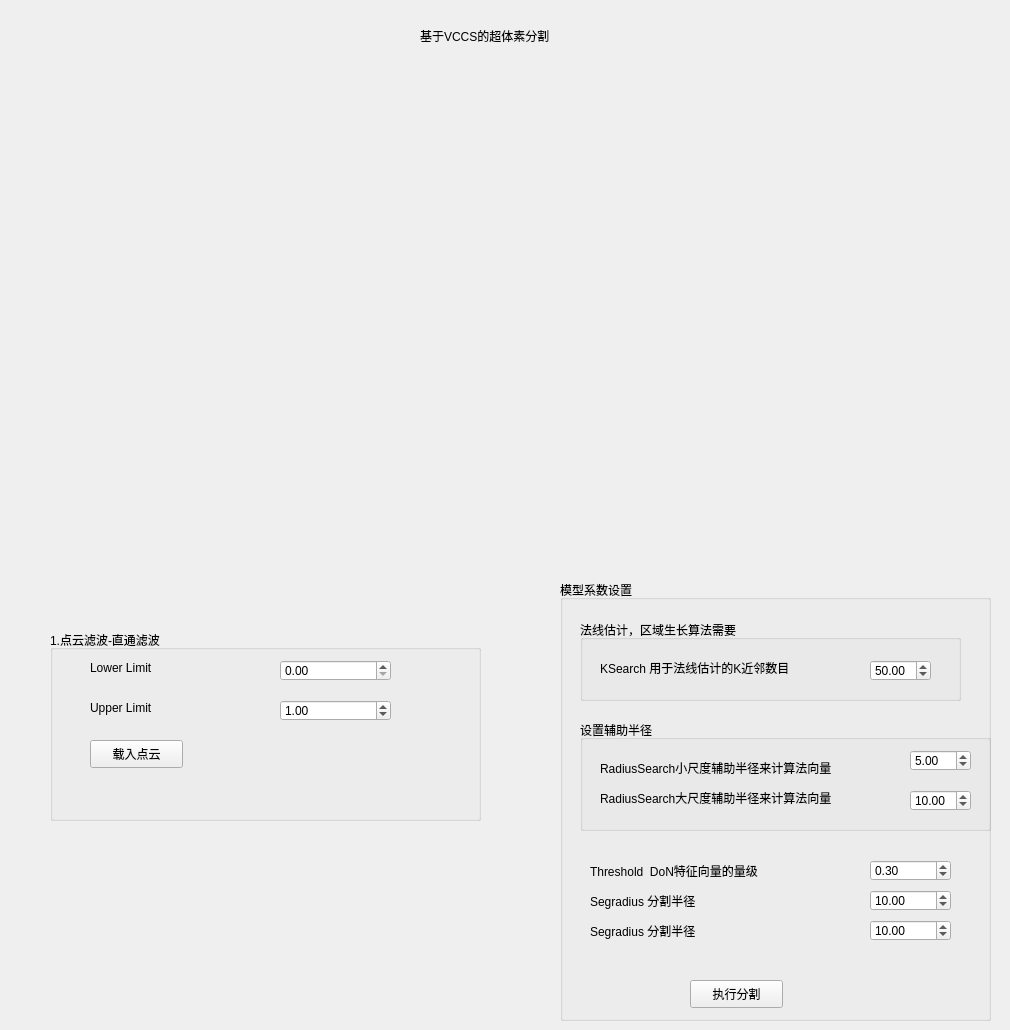
    <widget class="QWidget" name="tab_4">
     <attribute name="title">
      <string>超体素分割</string>
     </attribute>
     <widget class="QVTKWidget" name="qvtkWidget_6" native="true">
      <property name="geometry">
       <rect>
        <x>50</x>
        <y>70</y>
        <width>951</width>
        <height>471</height>
       </rect>
      </property>
      <property name="autoFillBackground">
       <bool>true</bool>
      </property>
     </widget>
     <widget class="QGroupBox" name="groupBox_16">
      <property name="geometry">
       <rect>
        <x>50</x>
        <y>630</y>
        <width>431</width>
        <height>191</height>
       </rect>
      </property>
      <property name="title">
       <string>1.点云滤波-直通滤波</string>
      </property>
      <widget class="QDoubleSpinBox" name="GCRLBox_3">
       <property name="geometry">
        <rect>
         <x>230</x>
         <y>70</y>
         <width>111</width>
         <height>21</height>
        </rect>
       </property>
       <property name="maximum">
        <double>9999.989999999999782</double>
       </property>
       <property name="singleStep">
        <double>0.100000000000000</double>
       </property>
       <property name="value">
        <double>1.000000000000000</double>
       </property>
      </widget>
      <widget class="QDoubleSpinBox" name="GCLLBox_3">
       <property name="geometry">
        <rect>
         <x>230</x>
         <y>30</y>
         <width>111</width>
         <height>21</height>
        </rect>
       </property>
       <property name="maximum">
        <double>999999.989999999990687</double>
       </property>
       <property name="singleStep">
        <double>0.100000000000000</double>
       </property>
       <property name="value">
        <double>0.000000000000000</double>
       </property>
      </widget>
      <widget class="QLabel" name="label_36">
       <property name="geometry">
        <rect>
         <x>40</x>
         <y>70</y>
         <width>131</width>
         <height>16</height>
        </rect>
       </property>
       <property name="text">
        <string>Upper Limit</string>
       </property>
      </widget>
      <widget class="QLabel" name="label_42">
       <property name="geometry">
        <rect>
         <x>40</x>
         <y>30</y>
         <width>121</width>
         <height>16</height>
        </rect>
       </property>
       <property name="text">
        <string>Lower Limit</string>
       </property>
      </widget>
      <widget class="QPushButton" name="VCCSLoadBUT">
       <property name="geometry">
        <rect>
         <x>40</x>
         <y>110</y>
         <width>93</width>
         <height>28</height>
        </rect>
       </property>
       <property name="text">
        <string>载入点云</string>
       </property>
      </widget>
     </widget>
     <widget class="QLabel" name="label_44">
      <property name="geometry">
       <rect>
        <x>420</x>
        <y>20</y>
        <width>311</width>
        <height>31</height>
       </rect>
      </property>
      <property name="text">
       <string>基于VCCS的超体素分割</string>
      </property>
     </widget>
     <widget class="QGroupBox" name="groupBox_17">
      <property name="geometry">
       <rect>
        <x>560</x>
        <y>580</y>
        <width>431</width>
        <height>441</height>
       </rect>
      </property>
      <property name="title">
       <string>模型系数设置</string>
      </property>
      <widget class="QPushButton" name="VCCSDoBUT">
       <property name="geometry">
        <rect>
         <x>130</x>
         <y>400</y>
         <width>93</width>
         <height>28</height>
        </rect>
       </property>
       <property name="text">
        <string>执行分割</string>
       </property>
      </widget>
      <widget class="QDoubleSpinBox" name="SegradiusBox_2">
       <property name="geometry">
        <rect>
         <x>310</x>
         <y>310</y>
         <width>81</width>
         <height>21</height>
        </rect>
       </property>
       <property name="maximum">
        <double>999999.989999999990687</double>
       </property>
       <property name="singleStep">
        <double>0.010000000000000</double>
       </property>
       <property name="value">
        <double>10.000000000000000</double>
       </property>
      </widget>
      <widget class="QLabel" name="label_45">
       <property name="geometry">
        <rect>
         <x>30</x>
         <y>310</y>
         <width>241</width>
         <height>21</height>
        </rect>
       </property>
       <property name="text">
        <string>Segradius 分割半径</string>
       </property>
      </widget>
      <widget class="QDoubleSpinBox" name="ThresholdBox_2">
       <property name="geometry">
        <rect>
         <x>310</x>
         <y>280</y>
         <width>81</width>
         <height>21</height>
        </rect>
       </property>
       <property name="maximum">
        <double>999999.989999999990687</double>
       </property>
       <property name="singleStep">
        <double>0.010000000000000</double>
       </property>
       <property name="value">
        <double>0.300000000000000</double>
       </property>
      </widget>
      <widget class="QLabel" name="label_46">
       <property name="geometry">
        <rect>
         <x>30</x>
         <y>280</y>
         <width>271</width>
         <height>21</height>
        </rect>
       </property>
       <property name="text">
        <string>Threshold  DoN特征向量的量级</string>
       </property>
      </widget>
      <widget class="QGroupBox" name="groupBox_18">
       <property name="geometry">
        <rect>
         <x>20</x>
         <y>40</y>
         <width>381</width>
         <height>81</height>
        </rect>
       </property>
       <property name="title">
        <string>法线估计，区域生长算法需要</string>
       </property>
       <widget class="QDoubleSpinBox" name="JLRGKSBox_3">
        <property name="geometry">
         <rect>
          <x>290</x>
          <y>40</y>
          <width>61</width>
          <height>21</height>
         </rect>
        </property>
        <property name="maximum">
         <double>999999.989999999990687</double>
        </property>
        <property name="singleStep">
         <double>1.000000000000000</double>
        </property>
        <property name="value">
         <double>50.000000000000000</double>
        </property>
       </widget>
       <widget class="QLabel" name="label_47">
        <property name="geometry">
         <rect>
          <x>20</x>
          <y>40</y>
          <width>291</width>
          <height>16</height>
         </rect>
        </property>
        <property name="text">
         <string>KSearch 用于法线估计的K近邻数目</string>
        </property>
       </widget>
      </widget>
      <widget class="QGroupBox" name="groupBox_19">
       <property name="geometry">
        <rect>
         <x>20</x>
         <y>140</y>
         <width>411</width>
         <height>111</height>
        </rect>
       </property>
       <property name="title">
        <string>设置辅助半径</string>
       </property>
       <widget class="QDoubleSpinBox" name="RSLBox_2">
        <property name="geometry">
         <rect>
          <x>330</x>
          <y>30</y>
          <width>61</width>
          <height>21</height>
         </rect>
        </property>
        <property name="maximum">
         <double>999999.989999999990687</double>
        </property>
        <property name="singleStep">
         <double>1.000000000000000</double>
        </property>
        <property name="value">
         <double>5.000000000000000</double>
        </property>
       </widget>
       <widget class="QLabel" name="label_48">
        <property name="geometry">
         <rect>
          <x>20</x>
          <y>40</y>
          <width>291</width>
          <height>16</height>
         </rect>
        </property>
        <property name="text">
         <string>RadiusSearch小尺度辅助半径来计算法向量</string>
        </property>
       </widget>
       <widget class="QDoubleSpinBox" name="RSUBox_2">
        <property name="geometry">
         <rect>
          <x>330</x>
          <y>70</y>
          <width>61</width>
          <height>21</height>
         </rect>
        </property>
        <property name="maximum">
         <double>999999.989999999990687</double>
        </property>
        <property name="singleStep">
         <double>1.000000000000000</double>
        </property>
        <property name="value">
         <double>10.000000000000000</double>
        </property>
       </widget>
       <widget class="QLabel" name="label_49">
        <property name="geometry">
         <rect>
          <x>20</x>
          <y>70</y>
          <width>291</width>
          <height>16</height>
         </rect>
        </property>
        <property name="text">
         <string>RadiusSearch大尺度辅助半径来计算法向量</string>
        </property>
       </widget>
      </widget>
      <widget class="QLabel" name="label_50">
       <property name="geometry">
        <rect>
         <x>30</x>
         <y>340</y>
         <width>241</width>
         <height>21</height>
        </rect>
       </property>
       <property name="text">
        <string>Segradius 分割半径</string>
       </property>
      </widget>
      <widget class="QDoubleSpinBox" name="SegradiusBox_3">
       <property name="geometry">
        <rect>
         <x>310</x>
         <y>340</y>
         <width>81</width>
         <height>21</height>
        </rect>
       </property>
       <property name="maximum">
        <double>999999.989999999990687</double>
       </property>
       <property name="singleStep">
        <double>0.010000000000000</double>
       </property>
       <property name="value">
        <double>10.000000000000000</double>
       </property>
      </widget>
     </widget>
    </widget>
